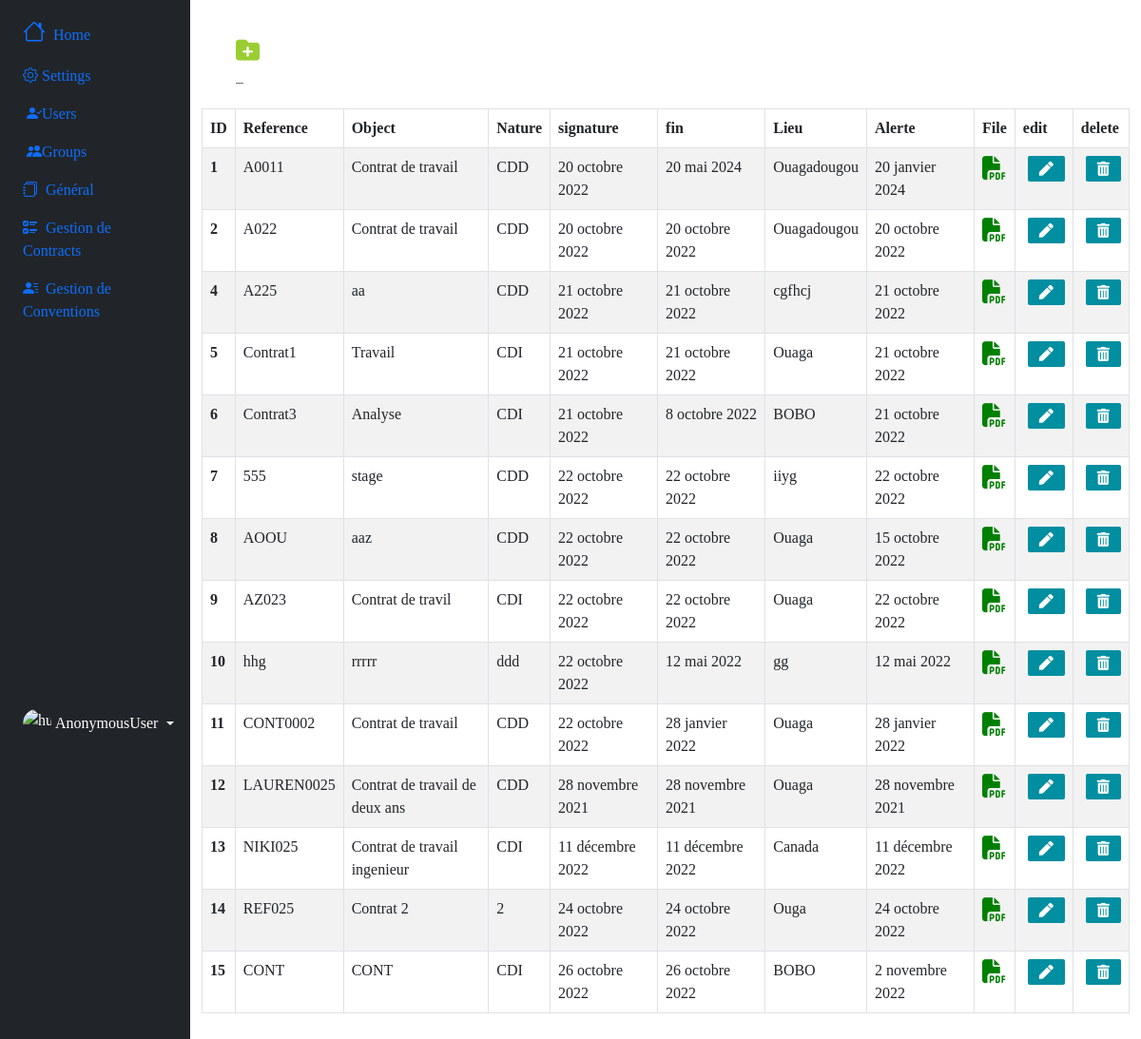
Before: /gestioncontrat/contrat with the older database file.
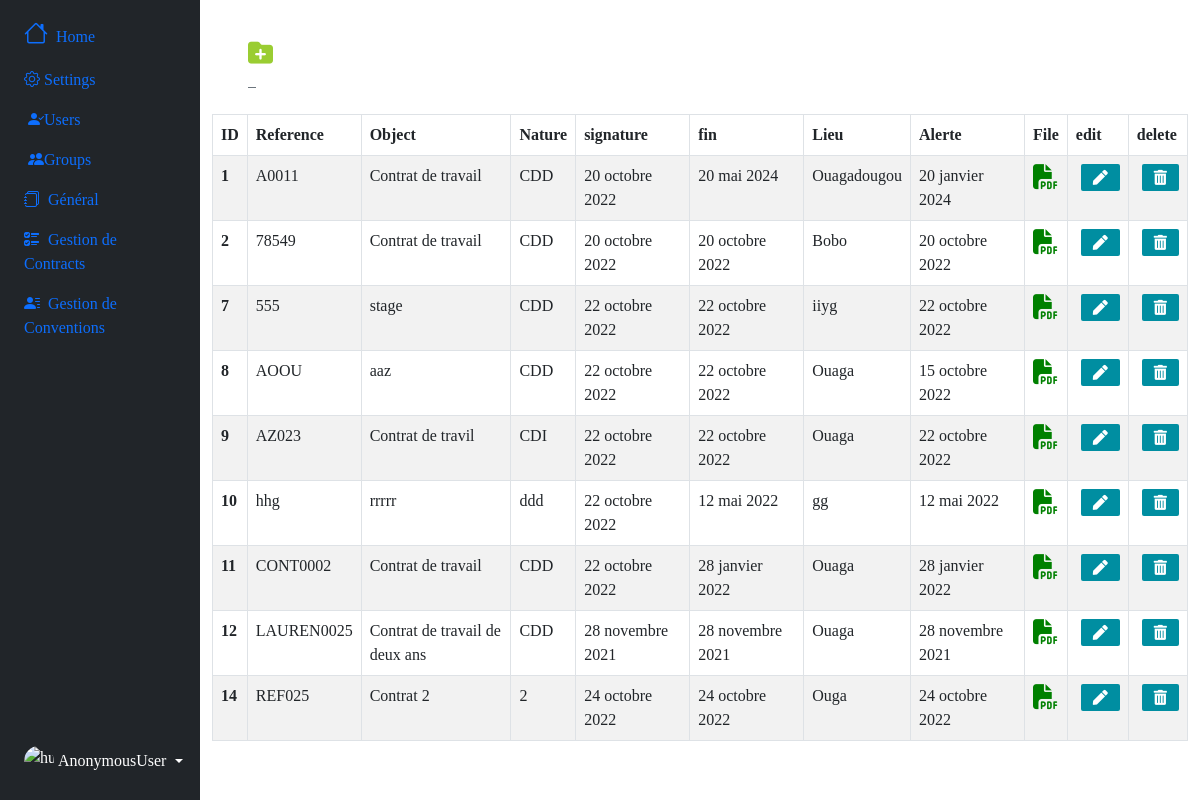
After: the same page with the newer database file.
### gestioncontrat/models.py (models this page shows, shortened)
class Travail(models.Model):
    type = models.ForeignKey(Type, on_delete=models.CASCADE, null=True, blank=True)
    partenaire = models.ForeignKey(Partenaire, on_delete=models.CASCADE, null=True, blank=True)
    structure = models.ForeignKey(Structure, on_delete=models.CASCADE, null=True, blank=True)
    reference = models.CharField(max_length=10)
    objet = models.TextField(null=True, blank=True)
    nature = models.CharField(max_length=100, null=True, blank=True)
    matricule = models.CharField(max_length=10, null=True, blank=True)
    nom = models.CharField(max_length=60)
    prenom = models.CharField(max_length=80)
    montant = models.FloatField()
    duree = models.CharField(max_length=10)
    date_signature = models.DateField(null=True, blank=True)
    date_debut = models.DateField()
    date_fin = models.DateField(null=True, blank=True)
    nombre_renouv = models.IntegerField(null=True, blank=True)
    date_renouvel = models.DateField(null=True, blank=True)
    lieu = models.CharField(max_length=100, null=True, blank=True)
    date_alerte = models.DateField()
    file = models.FileField(upload_to='uploads_files/', null=True, blank=True)
    created_at =models.DateField(auto_now_add=True)
    updated_at = models.DateField(auto_now=True)

### gestioncontrat/views.py (the view)
# urls.py: path('gestioncontrat/contrat', views.contrat, name="contrat"),
def contrat(request):
    contrats = Travail.objects.all()
    context = {"contrats":contrats}
    return render(request, 'gestioncontrat/contrat.html', context)

### gestioncontrat/templates/gestioncontrat/contrat.html (shortened to what this page needs)
{% extends 'index.html' %}
{% load bootstrap_icons %}
{% block btn %}
					<a href="{% url 'add_contrat' %}" class="btn-outline-secondary"style="width: 50px; height: 50px; margin-right: 30px;" title="Add contrat">
						<i style="color: yellowgreen; font-size: 25px; " class="fa-sharp fa-solid fa-folder-plus"></i> &nbsp;&nbsp;
					</a>
{% endblock btn %}
{% block main%}
<table table id="example" class="table table-striped table-bordered" style="width:100%">
  <thead>
    <tr>
      <th scope="col">ID</th>
      <th scope="col">Reference</th>
      <th scope="col">Object</th>
      <th scope="col">Nature</th>
      <th scope="col">signature</th>
      <th scope="col">fin</th>
      <th scope="col">Lieu</th>
      <th scope="col">Alerte</th>
      <th scope="col">File</th>
      <th scope="col">edit</th>
      <th scope="col">delete</th>
    </tr>
  </thead>
  <tbody>
    {% for contrat in contrats %}
    <tr>
      <th scope="row">{{contrat.id}}</th>
      <td>{{contrat.reference}}</td>
      <td>{{contrat.objet}}</td>
      <td>{{contrat.nature}}</td>
      <td>{{contrat.date_signature}}</td>
      <td>{{contrat.date_fin}}</td>
      <td>{{contrat.lieu}}</td>
      <td>{{contrat.date_alerte}}</td>
      <td>
        <a href ="{{contrat.file.url}}" title="Lire le fichier">
        <i style="font-size: 25px; color: green" class="fa-solid fa-file-pdf"></i>
        </a>
      </td>
      <td>
        <a href="{% url 'edit_contrat' contrat.id %}" class="btn btn-success text-center" title="Edit Contrat">
            <i style="font-size: 15px;" class="fas fa-pen"></i>
        </a>
    </td>
    <td>
        <a class="btn btn-secondary text-center" title="Delete Contrat" data-bs-toggle="modal" data-bs-target="#deleteModal{{contrat.id}}">
            <i style="font-size: 15px;" class="fas fa-trash-alt"></i>
        </a>
    </td>
    </tr>
    {% endfor %}
  </tbody>
</table>
  {% endblock main%}

### templates/index.html (shortened to what this page needs)
{% load static %}
{% load bootstrap_icons %}
<!DOCTYPE html>
<html>
<head>
    	<link href="https://cdn.jsdelivr.net/npm/bootstrap@5.0.2/dist/css/bootstrap.min.css" rel="stylesheet">
		<link rel="stylesheet" href="https://cdn.jsdelivr.net/npm/bootstrap-icons@1.9.1/font/bootstrap-icons.css">
   		<link href="https://cdn.jsdelivr.net/npm/bootstrap@5.0.2/dist/css/bootstrap.min.css" rel="stylesheet">
    	<link rel="stylesheet" href="https://cdnjs.cloudflare.com/ajax/libs/font-awesome/6.1.1/css/all.min.css">
    	<link rel="stylesheet" href="https://cdnjs.cloudflare.com/ajax/libs/font-awesome/5.15.4/css/all.min.css" />
    	<link rel="stylesheet" href={% static "css/index.css" %}>
		<link rel="stylesheet" type="text/css" href="https://cdn.datatables.net/v/bs5/jq-3.6.0/jszip-2.5.0/dt-1.12.1/b-2.2.3/b-html5-2.2.3/b-print-2.2.3/datatables.min.css"/>
</head>
<body>
		<div class="container-fluid">
			<div class="row flex-nowrap">
				<div class="col-auto col-md-3 col-xl-2 px-sm-2 px-0 bg-dark">
					<div class="d-flex flex-column align-items-center align-items-sm-start px-3 pt-2 text-white min-vh-100">
						<ul class="nav nav-pills flex-column mb-sm-auto mb-0 align-items-center align-items-sm-start" id="menu">
							<li class="nav-item">
								<a href="{% url 'home' %}" class="nav-link align-middle px-0">
									<i class="fs-4 bi-house"></i> <span class="ms-1 d-none d-sm-inline">Home</span>
								</a>
							</li>
							<li>
								<a href="#submenu1" data-bs-toggle="collapse" class="nav-link px-0 align-middle">
									<i class="bi bi-gear"></i><span class="ms-1 d-none d-sm-inline">Settings</span> </a>
								<ul class="collapse show nav flex-column ms-1" id="submenu1" data-bs-parent="#menu">
									<li class="w-100">
										<a href="{% url 'users' %}" class="nav-link px-0"> <i class="bi bi-person-check-fill"></i><span class="d-none d-sm-inline">Users</span></a>
									</li>
									<li>
										<a href="#" class="nav-link px-0"> <i class="bi bi-people-fill"></i><span class="d-none d-sm-inline">Groups</span></a>
									</li>
								</ul>
							</li>
							<li>
								<a href="#submenu4" data-bs-toggle="collapse" class="nav-link px-0 align-middle">
									<i class="bi bi-journals"></i> <span class="ms-1 d-none d-sm-inline">Général</span> </a>
							</li>
							<li>
								<a href="#submenu2" data-bs-toggle="collapse" class="nav-link px-0 align-middle ">
									<i class="bi bi-ui-checks"></i> <span class="ms-1 d-none d-sm-inline">Gestion de Contracts</span></a>
							</li>
							<li>
								<a href="#submenu3" data-bs-toggle="collapse" class="nav-link px-0 align-middle">
									<i class="bi bi-person-lines-fill"></i> <span class="ms-1 d-none d-sm-inline">Gestion de Conventions</span> </a>
							</li>
						</ul>
						<div class="dropdown pb-4">
							<a href="#" class="d-flex align-items-center text-white text-decoration-none dropdown-toggle" id="dropdownUser1" data-bs-toggle="dropdown" aria-expanded="false">
								<img src="https://github.com/mdo.png" alt="hugenerd" width="30" height="30" class="rounded-circle">
								<span class="d-none d-sm-inline mx-1">{{request.user}}</span>
							</a>
						</div>
					</div>
				</div>
				<div class="col py-3">
				<div class="row m-sm-4">
					{% block btn %}{% endblock btn %}
				</div>
					{% block main %}{% endblock main %}
				</div>
			</div>
		</div>
</body>
</html>

### gestioncontrat/templates/gestioncontrat/delete.html (shortened to what this page needs)
{% extends 'gestioncontrat/baseModal.html' %}

### contrat/static/css/index.css (style rules this page uses)
* { padding: 0; margin: 0; box-sizing: border-box; list-style-type: none; text-decoration: none; font-family: "verdana"; }
.btn { background-color: #008ea1; border-radius: 2px; color: #fff; font-size: .3rem; border: none; cursor: pointer; margin-bottom: 1rem; margin-left: 5px; }
#menu:checked~.sidebar .sidebar-brand, h2 span:last-child, #menu:checked~.sidebar .sidebar-brand, li a span:last-child { display: none; }

Changed rows visible on the page:
removed Travail: id "4", reference "A225", objet "aa", nature "CDD", date_signature "21 octobre 2022", date_fin "21 octobre 2022", lieu "cgfhcj", date_alerte "21 octobre 2022"
removed Travail: id "5", reference "Contrat1", objet "Travail", nature "CDI", date_signature "21 octobre 2022", date_fin "21 octobre 2022", lieu "Ouaga", date_alerte "21 octobre 2022"
removed Travail: id "6", reference "Contrat3", objet "Analyse", nature "CDI", date_signature "21 octobre 2022", date_fin "8 octobre 2022", lieu "BOBO", date_alerte "21 octobre 2022"
removed Travail: id "13", reference "NIKI025", objet "Contrat de travail ingenieur", nature "CDI", date_signature "11 décembre 2022", date_fin "11 décembre 2022", lieu "Canada", date_alerte "11 décembre 2022"
removed Travail: id "15", reference "CONT", objet "CONT", nature "CDI", date_signature "26 octobre 2022", date_fin "26 octobre 2022", lieu "BOBO", date_alerte "2 novembre 2022"
changed Travail id 2: reference "A022" → "78549"; lieu "Ouagadougou" → "Bobo"
